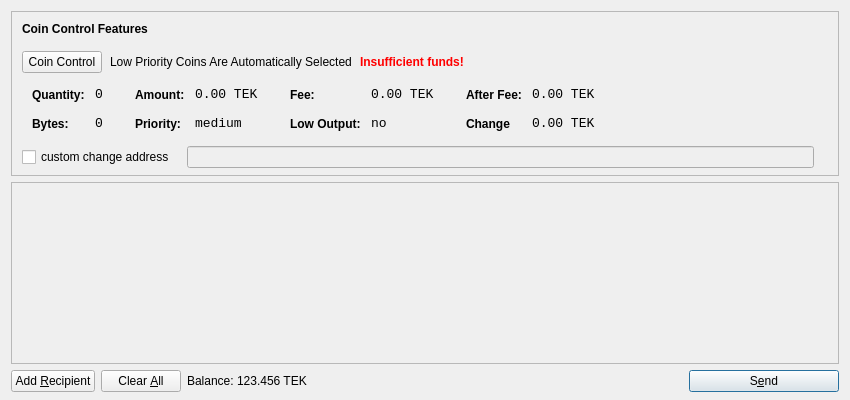
<?xml version="1.0" encoding="UTF-8"?>
<ui version="4.0">
 <class>SendCoinsDialog</class>
 <widget class="QDialog" name="SendCoinsDialog">
  <property name="geometry">
   <rect>
    <x>0</x>
    <y>0</y>
    <width>850</width>
    <height>400</height>
   </rect>
  </property>
  <property name="windowTitle">
   <string>Send Coins</string>
  </property>
  <layout class="QVBoxLayout" name="verticalLayout" stretch="0,1,0">
   <property name="bottomMargin">
    <number>8</number>
   </property>
   <item>
    <widget class="QFrame" name="frameCoinControl">
     <property name="sizePolicy">
      <sizepolicy hsizetype="Expanding" vsizetype="Expanding">
       <horstretch>0</horstretch>
       <verstretch>0</verstretch>
      </sizepolicy>
     </property>
     <property name="maximumSize">
      <size>
       <width>16777215</width>
       <height>16777215</height>
      </size>
     </property>
     <property name="frameShape">
      <enum>QFrame::StyledPanel</enum>
     </property>
     <property name="frameShadow">
      <enum>QFrame::Sunken</enum>
     </property>
     <layout class="QVBoxLayout" name="verticalLayoutCoinControl2">
      <property name="spacing">
       <number>-1</number>
      </property>
      <property name="leftMargin">
       <number>0</number>
      </property>
      <property name="topMargin">
       <number>0</number>
      </property>
      <property name="rightMargin">
       <number>0</number>
      </property>
      <property name="bottomMargin">
       <number>6</number>
      </property>
      <item>
       <layout class="QVBoxLayout" name="verticalLayoutCoinControl" stretch="0,0,0,0,1">
        <property name="spacing">
         <number>0</number>
        </property>
        <property name="leftMargin">
         <number>10</number>
        </property>
        <property name="topMargin">
         <number>10</number>
        </property>
        <item>
         <layout class="QHBoxLayout" name="horizontalLayoutCoinControl1">
          <property name="bottomMargin">
           <number>15</number>
          </property>
          <item>
           <widget class="QLabel" name="labelCoinControlFeatures">
            <property name="sizePolicy">
             <sizepolicy hsizetype="Preferred" vsizetype="Maximum">
              <horstretch>0</horstretch>
              <verstretch>0</verstretch>
             </sizepolicy>
            </property>
            <property name="font">
             <font>
              <weight>75</weight>
              <bold>true</bold>
             </font>
            </property>
            <property name="styleSheet">
             <string notr="true">font-weight:bold;</string>
            </property>
            <property name="text">
             <string>Coin Control Features</string>
            </property>
           </widget>
          </item>
         </layout>
        </item>
        <item>
         <layout class="QHBoxLayout" name="horizontalLayoutCoinControl2" stretch="0,0,0,0">
          <property name="spacing">
           <number>8</number>
          </property>
          <property name="bottomMargin">
           <number>10</number>
          </property>
          <item>
           <widget class="QPushButton" name="pushButtonCoinControl">
            <property name="styleSheet">
             <string notr="true"/>
            </property>
            <property name="text">
             <string>Coin Control</string>
            </property>
           </widget>
          </item>
          <item>
           <widget class="QLabel" name="labelCoinControlAutomaticallySelected">
            <property name="text">
             <string>Low Priority Coins Are Automatically Selected</string>
            </property>
            <property name="margin">
             <number>5</number>
            </property>
           </widget>
          </item>
          <item>
           <widget class="QLabel" name="labelCoinControlInsuffFunds">
            <property name="font">
             <font>
              <weight>75</weight>
              <bold>true</bold>
             </font>
            </property>
            <property name="styleSheet">
             <string notr="true">color:red;font-weight:bold;</string>
            </property>
            <property name="text">
             <string>Insufficient funds!</string>
            </property>
            <property name="margin">
             <number>5</number>
            </property>
           </widget>
          </item>
          <item>
           <spacer name="horizontalSpacerCoinControl">
            <property name="orientation">
             <enum>Qt::Horizontal</enum>
            </property>
            <property name="sizeHint" stdset="0">
             <size>
              <width>40</width>
              <height>1</height>
             </size>
            </property>
           </spacer>
          </item>
         </layout>
        </item>
        <item>
         <widget class="QWidget" name="widgetCoinControl" native="true">
          <property name="sizePolicy">
           <sizepolicy hsizetype="Preferred" vsizetype="Preferred">
            <horstretch>0</horstretch>
            <verstretch>0</verstretch>
           </sizepolicy>
          </property>
          <property name="minimumSize">
           <size>
            <width>0</width>
            <height>0</height>
           </size>
          </property>
          <property name="styleSheet">
           <string notr="true"/>
          </property>
          <layout class="QHBoxLayout" name="horizontalLayoutCoinControl5">
           <property name="margin">
            <number>0</number>
           </property>
           <item>
            <layout class="QHBoxLayout" name="horizontalLayoutCoinControl3" stretch="0,0,0,1">
             <property name="spacing">
              <number>20</number>
             </property>
             <property name="topMargin">
              <number>0</number>
             </property>
             <property name="bottomMargin">
              <number>10</number>
             </property>
             <item>
              <layout class="QFormLayout" name="formLayoutCoinControl1">
               <property name="horizontalSpacing">
                <number>10</number>
               </property>
               <property name="verticalSpacing">
                <number>14</number>
               </property>
               <property name="leftMargin">
                <number>10</number>
               </property>
               <property name="topMargin">
                <number>4</number>
               </property>
               <property name="rightMargin">
                <number>6</number>
               </property>
               <item row="0" column="0">
                <widget class="QLabel" name="labelCoinControlQuantityText">
                 <property name="styleSheet">
                  <string notr="true">font-weight:bold;</string>
                 </property>
                 <property name="text">
                  <string>Quantity:</string>
                 </property>
                 <property name="margin">
                  <number>0</number>
                 </property>
                </widget>
               </item>
               <item row="0" column="1">
                <widget class="QLabel" name="labelCoinControlQuantity">
                 <property name="font">
                  <font>
                   <family>Monospace</family>
                   <pointsize>10</pointsize>
                  </font>
                 </property>
                 <property name="cursor">
                  <cursorShape>IBeamCursor</cursorShape>
                 </property>
                 <property name="contextMenuPolicy">
                  <enum>Qt::ActionsContextMenu</enum>
                 </property>
                 <property name="text">
                  <string>0</string>
                 </property>
                 <property name="margin">
                  <number>0</number>
                 </property>
                 <property name="textInteractionFlags">
                  <set>Qt::LinksAccessibleByMouse|Qt::TextSelectableByKeyboard|Qt::TextSelectableByMouse</set>
                 </property>
                </widget>
               </item>
               <item row="1" column="0">
                <widget class="QLabel" name="labelCoinControlBytesText">
                 <property name="styleSheet">
                  <string notr="true">font-weight:bold;</string>
                 </property>
                 <property name="text">
                  <string>Bytes:</string>
                 </property>
                </widget>
               </item>
               <item row="1" column="1">
                <widget class="QLabel" name="labelCoinControlBytes">
                 <property name="font">
                  <font>
                   <family>Monospace</family>
                   <pointsize>10</pointsize>
                  </font>
                 </property>
                 <property name="cursor">
                  <cursorShape>IBeamCursor</cursorShape>
                 </property>
                 <property name="contextMenuPolicy">
                  <enum>Qt::ActionsContextMenu</enum>
                 </property>
                 <property name="text">
                  <string>0</string>
                 </property>
                 <property name="textInteractionFlags">
                  <set>Qt::LinksAccessibleByMouse|Qt::TextSelectableByKeyboard|Qt::TextSelectableByMouse</set>
                 </property>
                </widget>
               </item>
              </layout>
             </item>
             <item>
              <layout class="QFormLayout" name="formLayoutCoinControl2">
               <property name="horizontalSpacing">
                <number>10</number>
               </property>
               <property name="verticalSpacing">
                <number>14</number>
               </property>
               <property name="leftMargin">
                <number>6</number>
               </property>
               <property name="topMargin">
                <number>4</number>
               </property>
               <property name="rightMargin">
                <number>6</number>
               </property>
               <item row="0" column="0">
                <widget class="QLabel" name="labelCoinControlAmountText">
                 <property name="styleSheet">
                  <string notr="true">font-weight:bold;</string>
                 </property>
                 <property name="text">
                  <string>Amount:</string>
                 </property>
                 <property name="margin">
                  <number>0</number>
                 </property>
                </widget>
               </item>
               <item row="0" column="1">
                <widget class="QLabel" name="labelCoinControlAmount">
                 <property name="font">
                  <font>
                   <family>Monospace</family>
                   <pointsize>10</pointsize>
                  </font>
                 </property>
                 <property name="cursor">
                  <cursorShape>IBeamCursor</cursorShape>
                 </property>
                 <property name="contextMenuPolicy">
                  <enum>Qt::ActionsContextMenu</enum>
                 </property>
                 <property name="text">
                  <string>0.00 TEK</string>
                 </property>
                 <property name="textInteractionFlags">
                  <set>Qt::LinksAccessibleByMouse|Qt::TextSelectableByKeyboard|Qt::TextSelectableByMouse</set>
                 </property>
                </widget>
               </item>
               <item row="1" column="0">
                <widget class="QLabel" name="labelCoinControlPriorityText">
                 <property name="styleSheet">
                  <string notr="true">font-weight:bold;</string>
                 </property>
                 <property name="text">
                  <string>Priority:</string>
                 </property>
                </widget>
               </item>
               <item row="1" column="1">
                <widget class="QLabel" name="labelCoinControlPriority">
                 <property name="font">
                  <font>
                   <family>Monospace</family>
                   <pointsize>10</pointsize>
                  </font>
                 </property>
                 <property name="cursor">
                  <cursorShape>IBeamCursor</cursorShape>
                 </property>
                 <property name="contextMenuPolicy">
                  <enum>Qt::ActionsContextMenu</enum>
                 </property>
                 <property name="text">
                  <string>medium</string>
                 </property>
                 <property name="textInteractionFlags">
                  <set>Qt::LinksAccessibleByMouse|Qt::TextSelectableByKeyboard|Qt::TextSelectableByMouse</set>
                 </property>
                </widget>
               </item>
              </layout>
             </item>
             <item>
              <layout class="QFormLayout" name="formLayoutCoinControl3">
               <property name="horizontalSpacing">
                <number>10</number>
               </property>
               <property name="verticalSpacing">
                <number>14</number>
               </property>
               <property name="leftMargin">
                <number>6</number>
               </property>
               <property name="topMargin">
                <number>4</number>
               </property>
               <property name="rightMargin">
                <number>6</number>
               </property>
               <item row="0" column="0">
                <widget class="QLabel" name="labelCoinControlFeeText">
                 <property name="styleSheet">
                  <string notr="true">font-weight:bold;</string>
                 </property>
                 <property name="text">
                  <string>Fee:</string>
                 </property>
                 <property name="margin">
                  <number>0</number>
                 </property>
                </widget>
               </item>
               <item row="0" column="1">
                <widget class="QLabel" name="labelCoinControlFee">
                 <property name="font">
                  <font>
                   <family>Monospace</family>
                   <pointsize>10</pointsize>
                  </font>
                 </property>
                 <property name="cursor">
                  <cursorShape>IBeamCursor</cursorShape>
                 </property>
                 <property name="contextMenuPolicy">
                  <enum>Qt::ActionsContextMenu</enum>
                 </property>
                 <property name="text">
                  <string>0.00 TEK</string>
                 </property>
                 <property name="textInteractionFlags">
                  <set>Qt::LinksAccessibleByMouse|Qt::TextSelectableByKeyboard|Qt::TextSelectableByMouse</set>
                 </property>
                </widget>
               </item>
               <item row="1" column="0">
                <widget class="QLabel" name="labelCoinControlLowOutputText">
                 <property name="styleSheet">
                  <string notr="true">font-weight:bold;</string>
                 </property>
                 <property name="text">
                  <string>Low Output:</string>
                 </property>
                </widget>
               </item>
               <item row="1" column="1">
                <widget class="QLabel" name="labelCoinControlLowOutput">
                 <property name="font">
                  <font>
                   <family>Monospace</family>
                   <pointsize>10</pointsize>
                  </font>
                 </property>
                 <property name="cursor">
                  <cursorShape>IBeamCursor</cursorShape>
                 </property>
                 <property name="contextMenuPolicy">
                  <enum>Qt::ActionsContextMenu</enum>
                 </property>
                 <property name="text">
                  <string>no</string>
                 </property>
                 <property name="textInteractionFlags">
                  <set>Qt::LinksAccessibleByMouse|Qt::TextSelectableByKeyboard|Qt::TextSelectableByMouse</set>
                 </property>
                </widget>
               </item>
              </layout>
             </item>
             <item>
              <layout class="QFormLayout" name="formLayoutCoinControl4">
               <property name="horizontalSpacing">
                <number>10</number>
               </property>
               <property name="verticalSpacing">
                <number>14</number>
               </property>
               <property name="leftMargin">
                <number>6</number>
               </property>
               <property name="topMargin">
                <number>4</number>
               </property>
               <property name="rightMargin">
                <number>6</number>
               </property>
               <item row="0" column="0">
                <widget class="QLabel" name="labelCoinControlAfterFeeText">
                 <property name="styleSheet">
                  <string notr="true">font-weight:bold;</string>
                 </property>
                 <property name="text">
                  <string>After Fee:</string>
                 </property>
                 <property name="margin">
                  <number>0</number>
                 </property>
                </widget>
               </item>
               <item row="0" column="1">
                <widget class="QLabel" name="labelCoinControlAfterFee">
                 <property name="font">
                  <font>
                   <family>Monospace</family>
                   <pointsize>10</pointsize>
                  </font>
                 </property>
                 <property name="cursor">
                  <cursorShape>IBeamCursor</cursorShape>
                 </property>
                 <property name="contextMenuPolicy">
                  <enum>Qt::ActionsContextMenu</enum>
                 </property>
                 <property name="text">
                  <string>0.00 TEK</string>
                 </property>
                 <property name="textInteractionFlags">
                  <set>Qt::LinksAccessibleByMouse|Qt::TextSelectableByKeyboard|Qt::TextSelectableByMouse</set>
                 </property>
                </widget>
               </item>
               <item row="1" column="0">
                <widget class="QLabel" name="labelCoinControlChangeText">
                 <property name="styleSheet">
                  <string notr="true">font-weight:bold;</string>
                 </property>
                 <property name="text">
                  <string>Change</string>
                 </property>
                </widget>
               </item>
               <item row="1" column="1">
                <widget class="QLabel" name="labelCoinControlChange">
                 <property name="font">
                  <font>
                   <family>Monospace</family>
                   <pointsize>10</pointsize>
                  </font>
                 </property>
                 <property name="cursor">
                  <cursorShape>IBeamCursor</cursorShape>
                 </property>
                 <property name="contextMenuPolicy">
                  <enum>Qt::ActionsContextMenu</enum>
                 </property>
                 <property name="text">
                  <string>0.00 TEK</string>
                 </property>
                 <property name="textInteractionFlags">
                  <set>Qt::LinksAccessibleByMouse|Qt::TextSelectableByKeyboard|Qt::TextSelectableByMouse</set>
                 </property>
                </widget>
               </item>
              </layout>
             </item>
            </layout>
           </item>
          </layout>
         </widget>
        </item>
        <item>
         <layout class="QHBoxLayout" name="horizontalLayoutCoinControl4" stretch="0,0,0">
          <property name="spacing">
           <number>12</number>
          </property>
          <property name="sizeConstraint">
           <enum>QLayout::SetDefaultConstraint</enum>
          </property>
          <property name="topMargin">
           <number>5</number>
          </property>
          <property name="rightMargin">
           <number>5</number>
          </property>
          <item>
           <widget class="QCheckBox" name="checkBoxCoinControlChange">
            <property name="text">
             <string>custom change address</string>
            </property>
           </widget>
          </item>
          <item>
           <widget class="QLineEdit" name="lineEditCoinControlChange">
            <property name="enabled">
             <bool>false</bool>
            </property>
            <property name="sizePolicy">
             <sizepolicy hsizetype="Expanding" vsizetype="Fixed">
              <horstretch>0</horstretch>
              <verstretch>0</verstretch>
             </sizepolicy>
            </property>
           </widget>
          </item>
          <item>
           <widget class="QLabel" name="labelCoinControlChangeLabel">
            <property name="sizePolicy">
             <sizepolicy hsizetype="Preferred" vsizetype="Expanding">
              <horstretch>0</horstretch>
              <verstretch>0</verstretch>
             </sizepolicy>
            </property>
            <property name="minimumSize">
             <size>
              <width>0</width>
              <height>0</height>
             </size>
            </property>
            <property name="text">
             <string/>
            </property>
            <property name="margin">
             <number>3</number>
            </property>
           </widget>
          </item>
         </layout>
        </item>
        <item>
         <spacer name="verticalSpacerCoinControl">
          <property name="orientation">
           <enum>Qt::Vertical</enum>
          </property>
          <property name="sizeHint" stdset="0">
           <size>
            <width>800</width>
            <height>1</height>
           </size>
          </property>
         </spacer>
        </item>
       </layout>
      </item>
     </layout>
    </widget>
   </item> 
   <item>
    <widget class="QScrollArea" name="scrollArea">
     <property name="widgetResizable">
      <bool>true</bool>
     </property>
     <widget class="QWidget" name="scrollAreaWidgetContents">
      <property name="geometry">
       <rect>
        <x>0</x>
        <y>0</y>
        <width>830</width>
        <height>165</height>
       </rect>
      </property>
      <layout class="QVBoxLayout" name="verticalLayout_2">
       <property name="margin">
        <number>0</number>
       </property>
       <item>
        <layout class="QVBoxLayout" name="entries">
         <property name="spacing">
          <number>6</number>
         </property>
        </layout>
       </item>
       <item>
        <spacer name="verticalSpacer">
         <property name="orientation">
          <enum>Qt::Vertical</enum>
         </property>
         <property name="sizeHint" stdset="0">
          <size>
           <width>20</width>
           <height>40</height>
          </size>
         </property>
        </spacer>
       </item>
      </layout>
     </widget>
    </widget>
   </item>
   <item>
    <layout class="QHBoxLayout" name="horizontalLayout">
     <item>
      <widget class="QPushButton" name="addButton">
       <property name="toolTip">
        <string>Send to multiple recipients at once</string>
       </property>
       <property name="text">
        <string>Add &amp;Recipient</string>
       </property>
       <property name="icon">
        <iconset resource="../tekcoin.qrc">
         <normaloff>:/icons/add</normaloff>:/icons/add</iconset>
       </property>
       <property name="autoDefault">
        <bool>false</bool>
       </property>
      </widget>
     </item>
     <item>
      <widget class="QPushButton" name="clearButton">
       <property name="sizePolicy">
        <sizepolicy hsizetype="Minimum" vsizetype="Fixed">
         <horstretch>0</horstretch>
         <verstretch>0</verstretch>
        </sizepolicy>
       </property>
       <property name="toolTip">
        <string>Remove all transaction fields</string>
       </property>
       <property name="text">
        <string>Clear &amp;All</string>
       </property>
       <property name="icon">
        <iconset resource="../tekcoin.qrc">
         <normaloff>:/icons/remove</normaloff>:/icons/remove</iconset>
       </property>
       <property name="autoRepeatDelay">
        <number>300</number>
       </property>
       <property name="autoDefault">
        <bool>false</bool>
       </property>
      </widget>
     </item>
     <item>
      <layout class="QHBoxLayout" name="horizontalLayout_2">
       <property name="spacing">
        <number>3</number>
       </property>
       <item>
        <widget class="QLabel" name="label">
         <property name="text">
          <string>Balance:</string>
         </property>
        </widget>
       </item>
       <item>
        <widget class="QLabel" name="labelBalance">
         <property name="cursor">
          <cursorShape>IBeamCursor</cursorShape>
         </property>
         <property name="text">
          <string>123.456 TEK</string>
         </property>
         <property name="textInteractionFlags">
          <set>Qt::LinksAccessibleByMouse|Qt::TextSelectableByKeyboard|Qt::TextSelectableByMouse</set>
         </property>
        </widget>
       </item>
      </layout>
     </item>
     <item>
      <spacer name="horizontalSpacer">
       <property name="orientation">
        <enum>Qt::Horizontal</enum>
       </property>
       <property name="sizeHint" stdset="0">
        <size>
         <width>40</width>
         <height>20</height>
        </size>
       </property>
      </spacer>
     </item>
     <item>
      <widget class="QPushButton" name="sendButton">
       <property name="minimumSize">
        <size>
         <width>150</width>
         <height>0</height>
        </size>
       </property>
       <property name="toolTip">
        <string>Confirm the send action</string>
       </property>
       <property name="text">
        <string>S&amp;end</string>
       </property>
       <property name="icon">
        <iconset resource="../tekcoin.qrc">
         <normaloff>:/icons/send</normaloff>:/icons/send</iconset>
       </property>
       <property name="default">
        <bool>true</bool>
       </property>
      </widget>
     </item>
    </layout>
   </item>
  </layout>
 </widget>
 <resources>
  <include location="../tekcoin.qrc"/>
 </resources>
 <connections/>
</ui>
